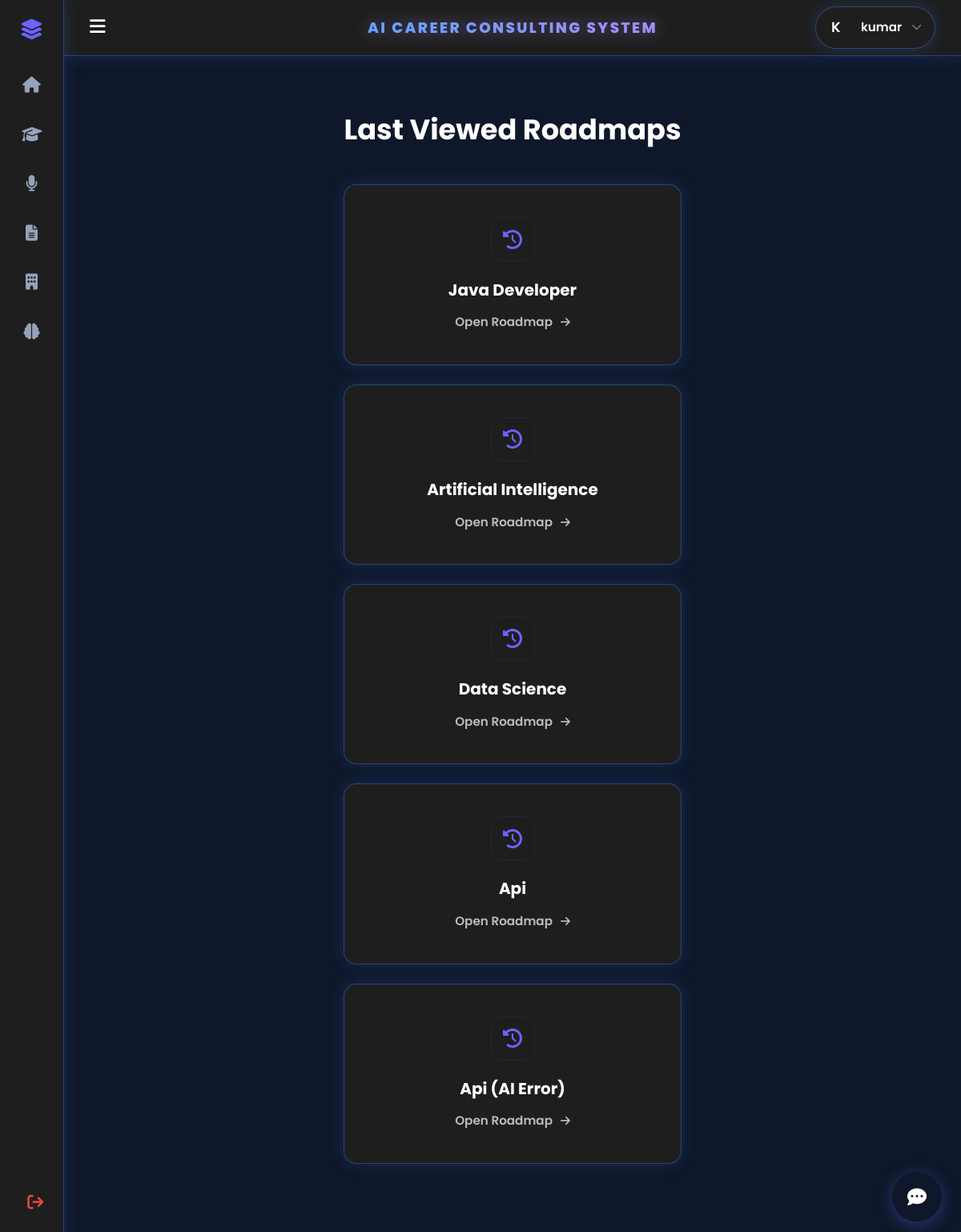
Before: /history (signed in) with the older database file.
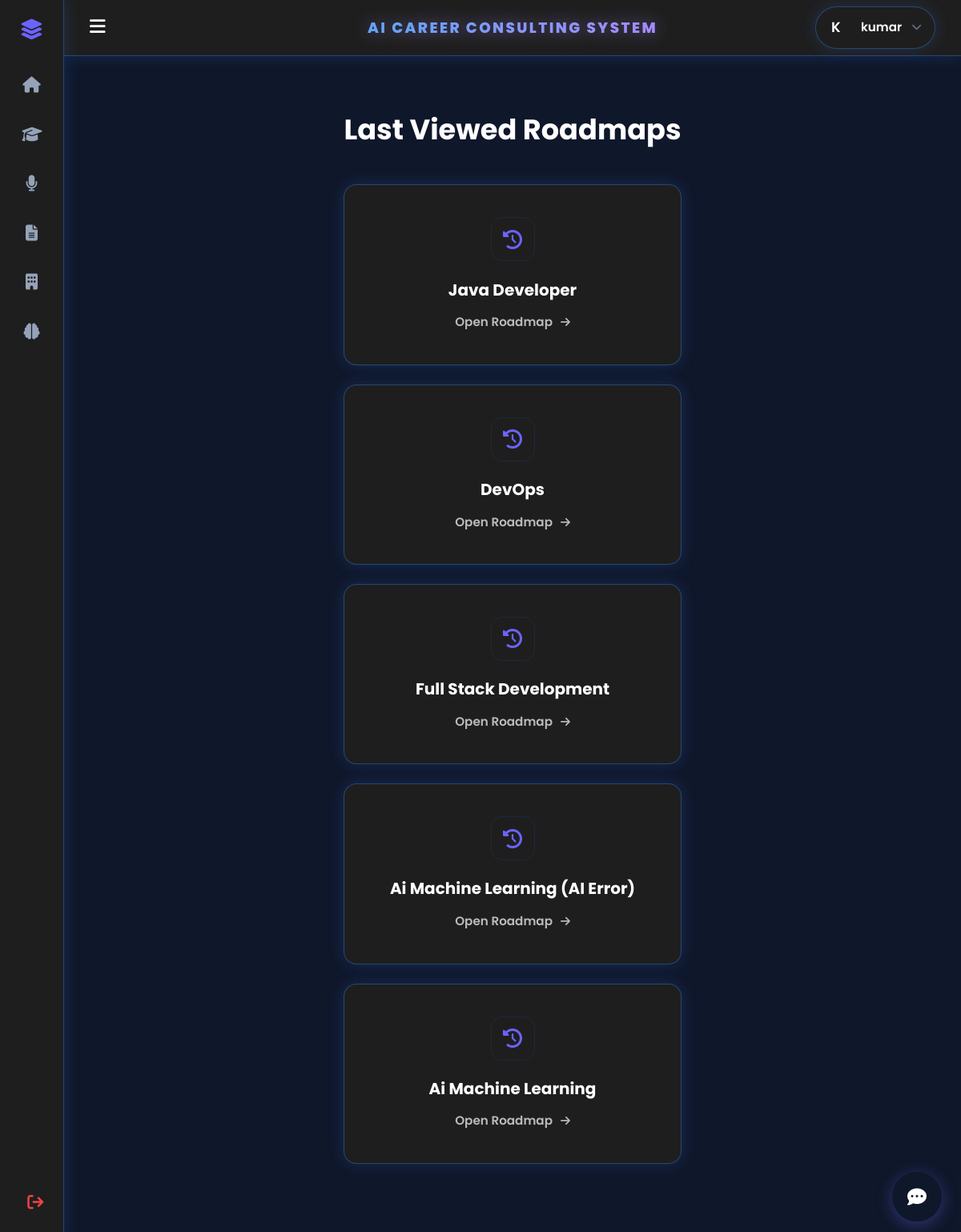
After: the same page with the newer database file.
### tables this page shows
CREATE TABLE history (
            id INTEGER PRIMARY KEY AUTOINCREMENT,
            username TEXT NOT NULL,
            skill TEXT NOT NULL,
            viewed_time DATETIME DEFAULT CURRENT_TIMESTAMP
        );

### app.py (the view)
@app.route('/history')
def history():
    is_guest = session.get('guest', False)
    if 'user_id' not in session:
        return redirect(url_for('login'))
    conn = get_db_connection()
    try:
        history_db = conn.execute('SELECT skill FROM history WHERE username = ? ORDER BY viewed_time DESC, id DESC', (session['name'],)).fetchall()
    finally:
        conn.close()
    unique_history = []
    for row in history_db:
        if row['skill'] not in unique_history:
            unique_history.append(row['skill'])
        if len(unique_history) == 5:
            break
    return render_template('history.html', is_guest=False, history=unique_history)

### app.py (called while the page is built)
@app.after_request
def add_header(response):
    response.headers['Cache-Control'] = 'no-store, no-cache, must-revalidate, post-check=0, pre-check=0, max-age=0'
    response.headers['Pragma'] = 'no-cache'
    response.headers['Expires'] = '-1'
    return response

def get_db_connection():
    conn = sqlite3.connect(DATABASE, timeout=20)
    conn.row_factory = sqlite3.Row
    return conn

### templates/history.html (shortened to what this page needs)
{% extends "base.html" %}
{% block content %}
<div class="history-container" style="max-width: 900px; margin: 0 auto; padding-top: 1rem;">
    <h2 style="font-size: 2.2rem; margin-bottom: 2.5rem; color: var(--text-primary); text-align: center; font-family: 'Poppins', sans-serif; font-weight: 700;">Last Viewed Roadmaps</h2>
    <div id="history-content" class="grid-layout-system" style="grid-template-columns: repeat(auto-fill, minmax(280px, 1fr)); gap: 1.5rem;">
        {% if not is_guest %}
            {% if history and history|length > 0 %}
                {% for item in history[:5] %}
                <a href="{{ url_for('roadmap', skill=item) }}" class="grid-card-modern history-card" style="text-decoration: none; align-items: center; padding: 2.5rem 1.5rem; text-align: center; display: flex; flex-direction: column;">
                    <div class="card-icon-wrapper" style="width: 55px; height: 55px; border-radius: 14px; font-size: 1.5rem; margin-bottom: 1.2rem; background: rgba(108, 99, 255, 0.08); color: var(--primary-color); box-shadow: none; display: flex; justify-content: center; align-items: center; transition: all 0.3s ease;">
                        <i class="fa-solid fa-clock-rotate-left"></i>
                    </div>
                    <h4 style="font-size: 1.25rem; color: var(--text-primary); margin-bottom: 0.8rem; font-weight: 700;">{{ item }}</h4>
                    <span style="color: var(--primary-color); font-size: 0.95rem; font-weight: 600; margin-top: auto;">Open Roadmap <i class="fa-solid fa-arrow-right" style="font-size: 0.85rem; margin-left: 0.4rem;"></i></span>
                </a>
                {% endfor %}
            {% endif %}
        {% endif %}
    </div>
</div>
    <link rel="stylesheet" href="{{ url_for('static', filename='css/history.css') }}">
{% endblock %}

### templates/base.html (shortened to what this page needs)
<!DOCTYPE html>
<html lang="en">
<head>
    <link rel="stylesheet" href="https://cdnjs.cloudflare.com/ajax/libs/font-awesome/6.4.0/css/all.min.css">
    <link rel="stylesheet" href="https://unpkg.com/lenis@1.1.13/dist/lenis.css">
    <link rel="stylesheet" href="{{ url_for('static', filename='css/style.css') }}?v=29.0">
    <link rel="stylesheet" href="{{ url_for('static', filename='css/base.css') }}">
</head>
<body class="{% if request.endpoint == 'login' %}login-page-bg{% endif %}">
    {% if request.endpoint != 'login' %}
    <div class="app-container">
        <aside class="sidebar collapsed" id="sidebar">
            <div class="sidebar-logo">
                <i class="fa-solid fa-layer-group"></i> <span class="logo-text">AI Career</span>
            </div>
            <nav class="sidebar-nav">
                <a href="{{ url_for('dashboard') }}"
                    class="nav-item {% if request.endpoint == 'dashboard' %}active{% endif %}">
                    <i class="fa-solid fa-house"></i> <span class="nav-text">Home</span>
                </a>
                <a href="{{ url_for('resume_learning') }}"
                    class="nav-item {% if request.endpoint == 'resume_learning' %}active{% endif %}">
                    <i class="fa-solid fa-graduation-cap"></i> <span class="nav-text">Resume Learning</span>
                </a>
                <a href="{{ url_for('interview_home') }}"
                    class="nav-item {% if request.endpoint == 'interview_home' %}active{% endif %}">
                    <i class="fa-solid fa-microphone"></i> <span class="nav-text">Interview Practice</span>
                </a>
                <a href="{{ url_for('ats_test') }}"
                    class="nav-item {% if request.endpoint == 'ats_test' %}active{% endif %}">
                    <i class="fa-solid fa-file-lines"></i> <span class="nav-text">ATS Resume Test</span>
                </a>
                <a href="javascript:void(0)" class="nav-item" id="companyModeToggle">
                    <i class="fa-solid fa-building"></i> <span class="nav-text">Company Mode</span>
                </a>
                <a href="{{ url_for('career_test') }}"
                    class="nav-item {% if request.endpoint == 'career_test' %}active{% endif %}">
                    <i class="fa-solid fa-brain"></i> <span class="nav-text">Career Test</span>
                </a>
            </nav>
            {% if session.get('user_id') or session.get('guest') %}
            <div class="sidebar-footer">
                <a href="{{ url_for('logout') }}" class="nav-item logout-item">
                    <i class="fa-solid fa-arrow-right-from-bracket"></i> <span class="nav-text">Logout</span>
                </a>
            </div>
            {% endif %}
        </aside>
        <div class="main-wrapper collapsed" id="mainWrapper">
            <header class="app-header">
                <div class="header-left">
                    <button class="burger-toggle" id="burgerToggle">
                        <i class="fa-solid fa-bars"></i>
                    </button>
                </div>
                <div class="navbar-branding">AI Career Consulting System</div>
                <div class="header-right">
                    {% if session.get('user_id') or session.get('guest') %}
                    {% set display_name = session.get('name', 'Guest') %}
                    <div class="profile-menu-container" id="profileMenuToggle">
                        <div class="user-profile-header">
                            <div class="avatar-header">{{ display_name[0]|upper }}</div>
                            <span class="user-name-header">{{ display_name }}</span>
                            <i class="fa-solid fa-chevron-down"
                                style="color: var(--text-muted); font-size: 0.8rem;"></i>
                        </div>
                    </div>
                    {% else %}
                    <a href="{{ url_for('login') }}" class="btn-primary">Login</a>
                    {% endif %}
                </div>
            </header>
            {% endif %}
            <main class="content-area {% if request.endpoint == 'login' %}login-content{% endif %}">
                {% block content %}{% endblock %}
            </main>
            {% if request.endpoint != 'login' %}
        </div>
    </div>
    {% endif %}
    {% if request.endpoint not in ['login', 'roadmap'] %}
    <div class="floating-chatbot">
        <button class="chatbot-toggle" id="chatbotToggle" title="Career Assistant">
            <i class="fa-solid fa-comment-dots"></i>
        </button>
    </div>
    {% endif %}
</body>
</html>

### static/css/base.css (style rules this page uses)
:root { --bg-dark: #0f172a; --card-dark: rgba(30, 41, 59, 0.7); --border-dark: rgba(255, 255, 255, 0.08); --text-dark: #f1f5f9; }
body.dark-mode { background-color: var(--bg-dark) !important; color: var(--text-dark); }

### templates/base.html (style rules this page uses)
html { scrollbar-width: none !important; -ms-overflow-style: none !important; }

Changed rows visible on the page:
no longer on this page (row unchanged): history: skill "Artificial Intelligence"
no longer on this page (row unchanged): history: skill "Data Science"
no longer on this page (row unchanged): history: skill "Api"
no longer on this page (row unchanged): history: skill "Api (AI Error)"
added history: skill "DevOps"
added history: skill "Full Stack Development"
added history: skill "Ai Machine Learning (AI Error)"
added history: skill "Ai Machine Learning"
